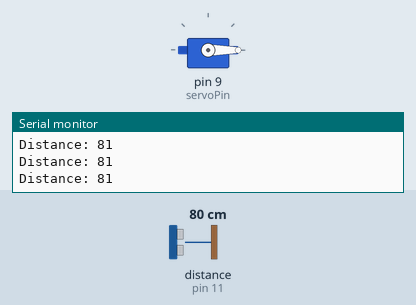
Simulated run of this sketch. Board: Arduino Uno, built with avr-gcc and run on an emulated ATmega328P. Parts: servo, the last lines printed to the serial monitor. Inputs (shaded band) come from the test bench; at power-on: distance to the obstacle (sensor on pin 11) 80 cm. The echo pulse lasts 58.3 µs per cm.

Above: at 1.2 s.
1.3 s: distance to the obstacle (sensor on pin 11) set to 18 cm
3.5 s: distance to the obstacle (sensor on pin 11) set to 14 cm
At 5.4 s:
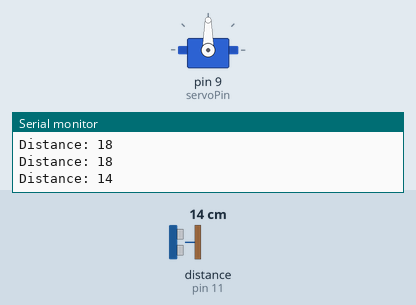
Timing chart, 0 to 6.9 s (numbered marks = the images above; inputs shaded):
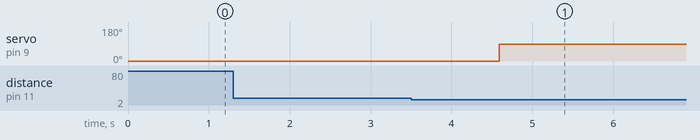

Measured:
- the behaviour switches between 16 and 15 cm on distance to the obstacle (sensor on pin 11) (found by bisection; images 0 and 1)
- after the input at 3.5 s, servo on pin 9 (servoPin): 0° → 90° after 1.1 s

The sketch:

APSC100_claw.ino
```cpp
#include <Servo.h>
#include <NewPing.h>

const int servoPin = 9;
const int trigPin = 12;
const int echoPin = 11;
const int maxDist = 100;  // Max detection range in cm

NewPing sonar(trigPin, echoPin, maxDist);
Servo servo_test;

bool objectPicked = false;  // Tracks whether an object is being held

void setup() {
    Serial.begin(9600);
    servo_test.attach(servoPin);
    servo_test.write(0);  // Start with the claw open (0°)
}

void loop() {
    int dist = sonar.ping_cm();
    Serial.print("Distance: ");
    Serial.println(dist);

    // Close claw when object is detected
    if (!objectPicked && dist > 0 && dist <= 15) {
        delay(1000);
        servo_test.write(90);  // close claw
        delay(5000);  // time to grip object
        objectPicked = true;  // claw is now holding the object
    }

    // Wait until sensor detects the ground again
    if (objectPicked) {
        while (true) {
            int groundDist = sonar.ping_cm();

            if (groundDist > 0 && groundDist <= 10) {  // close to the ground
                servo_test.write(0);  // open claw (release object)
                delay(2000);  // wait to ensure object is released
                objectPicked = false;  // claw is now empty
                break;
            }

            delay(250);
        }
    }

    delay(125);  // Short delay before next loop iteration
}
```
